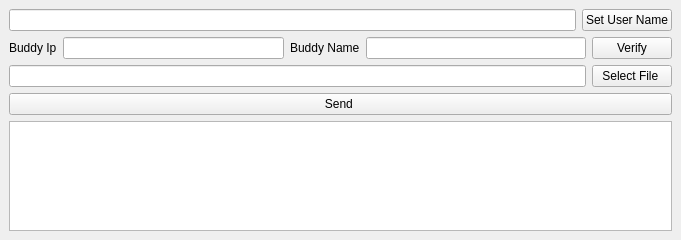
<?xml version="1.0" encoding="UTF-8"?>
<ui version="4.0">
 <class>MainWindow</class>
 <widget class="QMainWindow" name="MainWindow">
  <property name="geometry">
   <rect>
    <x>0</x>
    <y>0</y>
    <width>681</width>
    <height>240</height>
   </rect>
  </property>
  <property name="windowTitle">
   <string>MainWindow</string>
  </property>
  <widget class="QWidget" name="centralwidget">
   <layout class="QGridLayout" name="gridLayout">
    <item row="0" column="0">
     <layout class="QVBoxLayout" name="verticalLayout">
      <item>
       <layout class="QHBoxLayout" name="horizontalLayout_4">
        <item>
         <widget class="QLineEdit" name="UserName"/>
        </item>
        <item>
         <widget class="QPushButton" name="SetUserNameButton">
          <property name="text">
           <string>Set User Name</string>
          </property>
         </widget>
        </item>
       </layout>
      </item>
      <item>
       <layout class="QHBoxLayout" name="horizontalLayout_3">
        <item>
         <widget class="QLabel" name="label">
          <property name="text">
           <string>Buddy Ip</string>
          </property>
         </widget>
        </item>
        <item>
         <widget class="QLineEdit" name="BuddyIp"/>
        </item>
        <item>
         <widget class="QLabel" name="label_2">
          <property name="text">
           <string>Buddy Name</string>
          </property>
         </widget>
        </item>
        <item>
         <widget class="QLineEdit" name="BuddyName"/>
        </item>
        <item>
         <widget class="QPushButton" name="VerfiyBuddyButton">
          <property name="text">
           <string>Verify</string>
          </property>
         </widget>
        </item>
       </layout>
      </item>
      <item>
       <layout class="QHBoxLayout" name="horizontalLayout">
        <item>
         <widget class="QLineEdit" name="FileName"/>
        </item>
        <item>
         <widget class="QPushButton" name="SelectFileButton">
          <property name="text">
           <string>Select File </string>
          </property>
         </widget>
        </item>
       </layout>
      </item>
      <item>
       <layout class="QHBoxLayout" name="horizontalLayout_5">
        <item>
         <widget class="QPushButton" name="SendButton">
          <property name="text">
           <string>Send </string>
          </property>
         </widget>
        </item>
       </layout>
      </item>
      <item>
       <layout class="QHBoxLayout" name="horizontalLayout_2">
        <item>
         <widget class="QTextEdit" name="StatusDisplay"/>
        </item>
       </layout>
      </item>
     </layout>
    </item>
   </layout>
  </widget>
 </widget>
 <resources/>
 <connections/>
</ui>
